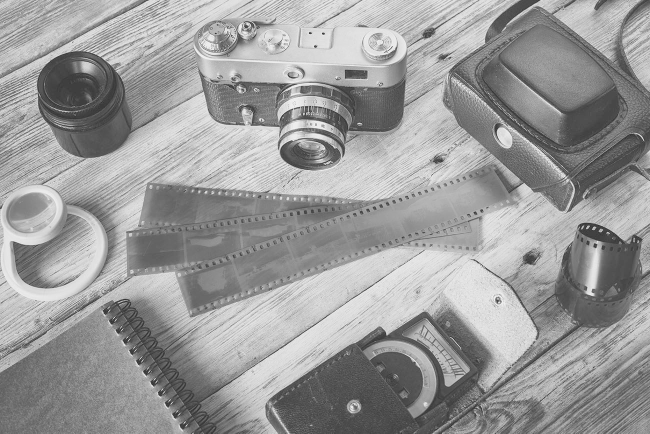
#> input picture 02- Pre Processing Techniques 02/Inputs/ImageEnhance.jpg, 1300 x 867 px, found by its file name (shown at 1/2 size); the run also reads 1 picture not shown here
$ jupyter execute --allow-errors ImageProcessing3.ipynb
#> lines starting #> are read from the running program, lines starting #| are printed output that depends on the picture; after the words box and inside, x2 and y2 are one past the last pixel; in counts of white or black regions, pixels touching at a corner belong together
[cell 1]
from google.colab import drive
drive.mount('/content/drive')

[cell 2]
import cv2
import matplotlib.pyplot as plt
import os
import numpy as np
from pathlib import Path

path = "/content/drive/MyDrive/ImageProcessing/Assignment-23"

#> (a cell that did not finish here is left out)

[cell 4]
#-------sudoku, crop margin and crop blocks whit numbers

image = cv2.imread(os.path.join(path, "Inputs/" + "sudoku.tif"))
image_gray = cv2.cvtColor(image, cv2.COLOR_BGR2GRAY)

plt.subplot(2,2,3).imshow(image_gray, cmap = 'gray')

image_gray = cv2.equalizeHist(image_gray)

thresh = cv2.adaptiveThreshold(image_gray, 255, cv2.ADAPTIVE_THRESH_GAUSSIAN_C, cv2.THRESH_BINARY_INV, 57, 5)
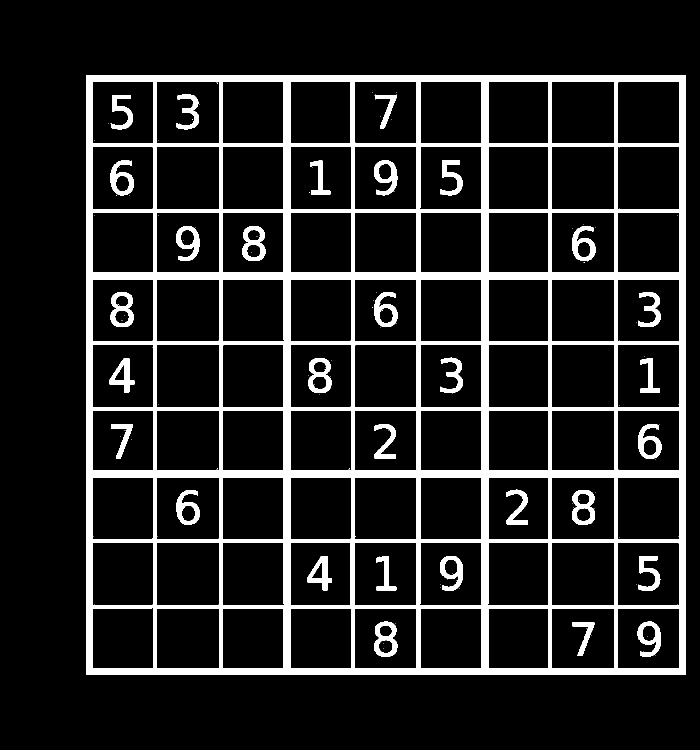
#> thresh: shape (1500, 1400) (shown at 1/2 size); 12.7% white; 131 white regions (100 under 20 px)

contours = cv2.findContours(thresh, cv2.RETR_TREE, cv2.CHAIN_APPROX_SIMPLE)
#> contours = 233 contours, 100 with area under 20; largest, box (x1, y1, x2, y2) and area: (172, 150, 1372, 1350) 1437601, (1103, 688, 1230, 815) 15874, (312, 688, 439, 815) 15873, (1103, 1084, 1230, 1211) 15872, (312, 1084, 439, 1211) 15870
contours = contours[0] if len(contours) == 2 else contours[1]

for cnt in contours:

    area = cv2.contourArea(cnt)

    if area < 5000:

        cv2.drawContours(thresh, [cnt], -1, (0,0,0), -1)
#> this loop made 233 passes
#> area on passes 2, 5, 6: 14995, 2087.5, 688
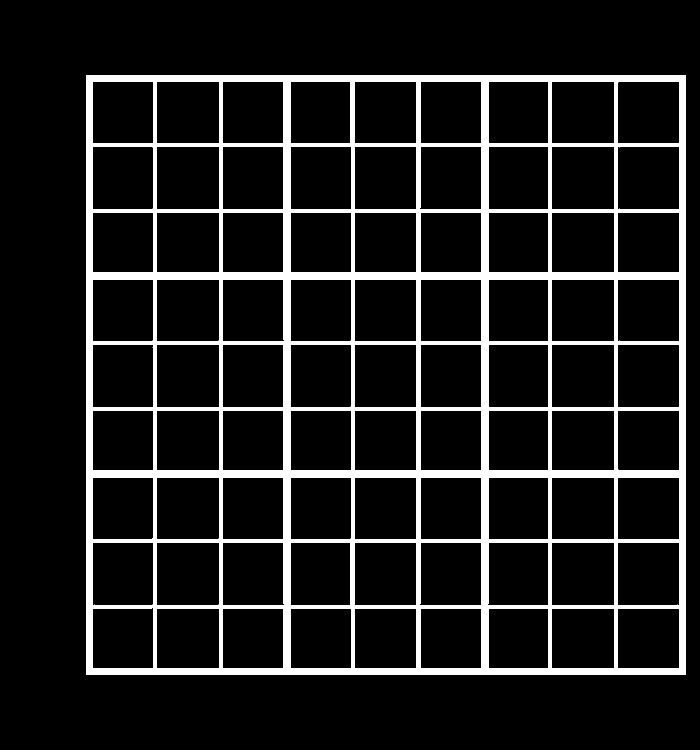
#> thresh: shape (1500, 1400) (shown at 1/2 size); 10.7% white; 1 white region, box (x1, y1, x2, y2) and area: (172, 150, 1372, 1350) 224402

copy_thresh = 255 - thresh
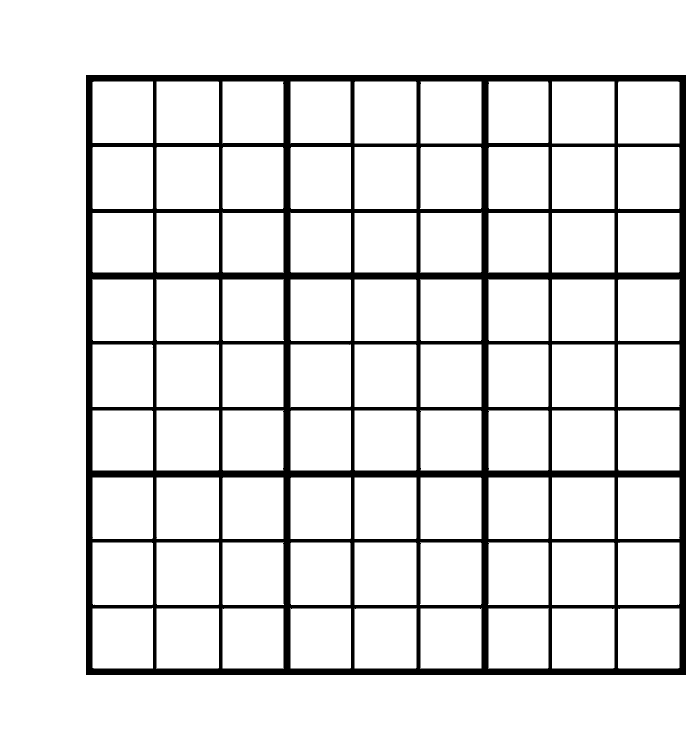
#> copy_thresh: shape (1500, 1400) (shown at 1/2 size); 89.3% white; 1 black region
numbers = cv2.subtract(copy_thresh, image_gray)
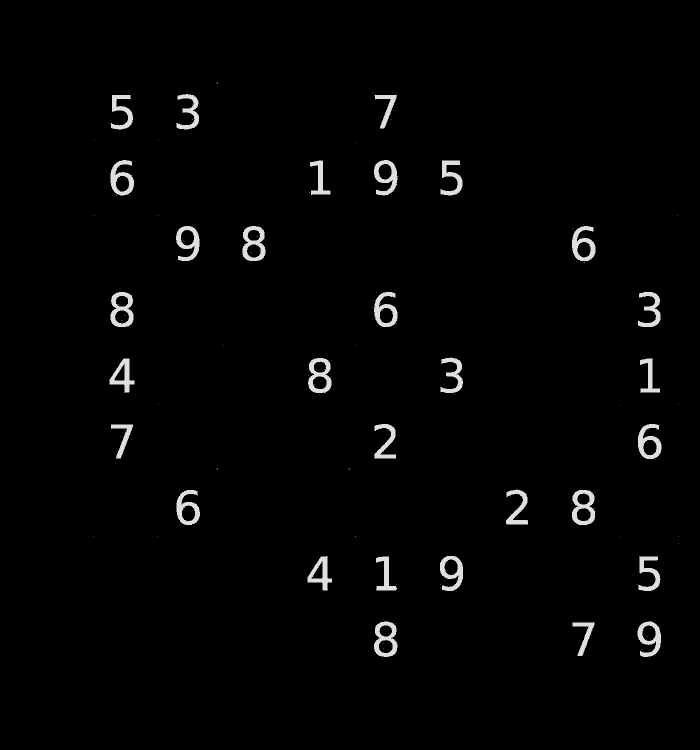
#> numbers: shape (1500, 1400) (shown at 1/2 size); min 0, max 255, mean 4.4


block_contours = cv2.findContours(thresh, cv2.RETR_TREE, cv2.CHAIN_APPROX_SIMPLE)
#> block_contours = 82 contours; largest, box (x1, y1, x2, y2) and area: (172, 150, 1372, 1350) 1437601, (1103, 688, 1230, 815) 15874, (312, 688, 439, 815) 15873, (1103, 1084, 1230, 1211) 15872, (312, 1084, 439, 1211) 15870
block_contours = block_contours[0] if len(block_contours) == 2 else block_contours[1]

blocks_whit_numbers = []

for cnt in block_contours:

    area = cv2.contourArea(cnt)
    x, y, w, h = cv2.boundingRect(cnt)

    if area > 20000:

        cropped_margin = image_gray[y : y + h, x : x + w]
        cv2.imwrite(os.path.join(path, "Result/" + "cropped_margin.jpg"), cropped_margin)
        plt.subplot(2,2,3).imshow(cropped_margin, cmap = 'gray')

    elif area < 20000:

        ROI = numbers[y : y + h, x : x + w]
        non_zeros_pixel = np.stack(np.nonzero(ROI), axis = 1)

        if len(non_zeros_pixel) > 100:

            Non_empty_block = image_gray[y : y + h, x : x + w]
            blocks_whit_numbers.append(Non_empty_block)
#> this loop made 82 passes
#> (area, x, y, w, h, non_zeros_pixel) on passes 20, 24, 28, 34, 36, 42, 44, 45: (15373, 1235, 954, 125, 125, [[118, 121], [121, 4]]), (15496.5, 708, 954, 126, 125, [[118, 3], [119, 3]]), (15122.5, 184, 954, 123, 125, [[118, 3]]), (14757, 580, 820, 123, 122, [[116, 119], [117, 119], [118, 116], [118, 119]]), (15242.5, 312, 820, 127, 122, [[116, 123], [117, 123], [118, 120], [118, 123]]), (15746.5, 708, 688, 126, 127, [[3, 3]]), (15496, 444, 688, 124, 127, [[3, 3]]), (15873, 312, 688, 127, 127, [[120, 5]])
#> (area, x, y, w, h) on passes 2 to 7: (14995, 1235, 1216, 125, 122), (15238.5, 1103, 1216, 127, 122), (14880.5, 444, 1216, 125, 122), (15244, 311, 1216, 128, 122), (14640.5, 975, 1215, 123, 123), (14882.5, 839, 1215, 125, 123)
#> pass 1, `cropped_margin = image_gray[y : y + h, x : x + w]`:
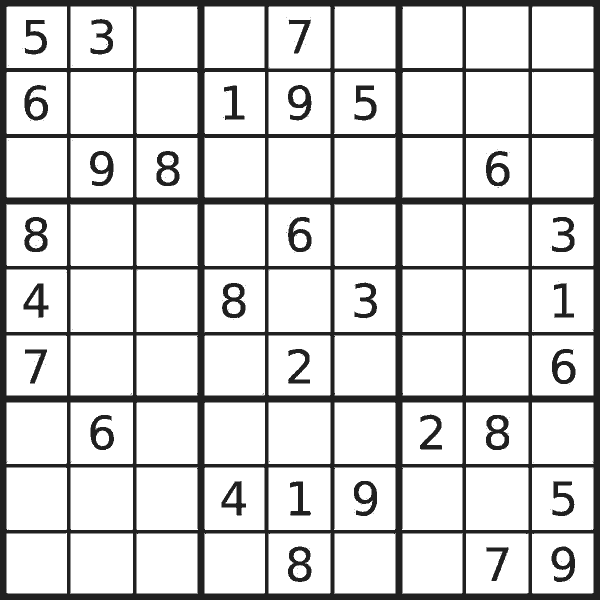
#> cropped_margin: shape (1200, 1200) (shown at 1/2 size); min 0, max 255, mean 213.8
#> pass 3, `ROI = numbers[y : y + h, x : x + w]`:
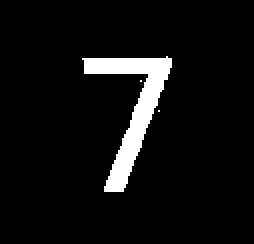
#> ROI: shape (122, 127) (shown 2 times larger); values 0 (black) and 223 (white), 6.2% white; 3 white regions (2 under 20 px), largest, box (x1, y1, x2, y2) and area: (41, 28, 86, 96) 951
#> after the loop:
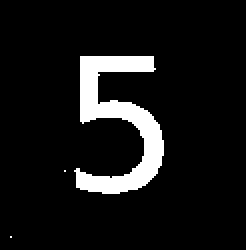
#> ROI: shape (125, 123) (shown 2 times larger); values 0 (black) and 223 (white), 8.7% white; 3 white regions (2 under 20 px), largest, box (x1, y1, x2, y2) and area: (37, 28, 82, 97) 1333
#> after the loop, blocks_whit_numbers = 30 items


h_min = min(im.shape[0] for im in blocks_whit_numbers)
#> h_min = 121
w_min = min(im.shape[1] for im in blocks_whit_numbers)
#> w_min = 122

blocks_whit_numbers = [cv2.resize(im, (w_min, h_min)) for im in blocks_whit_numbers]

result = []
for i in range(0, len(blocks_whit_numbers), 6):

    im = cv2.hconcat((blocks_whit_numbers[i: i + 6]))
    result.append(im)
#> this loop made 5 passes
#> i on passes 2 to 5: 6, 12, 18, 24
#> pass 1, `im = cv2.hconcat((blocks_whit_numbers[i: i + 6]))`:
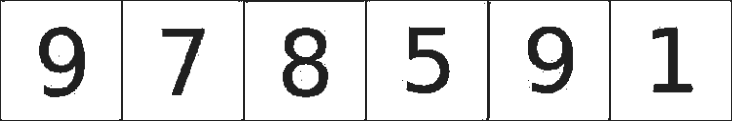
#> im: shape (121, 732); min 21, max 255, mean 227.7
#> after the loop, result = 5 items

result = cv2.vconcat((result[:]))
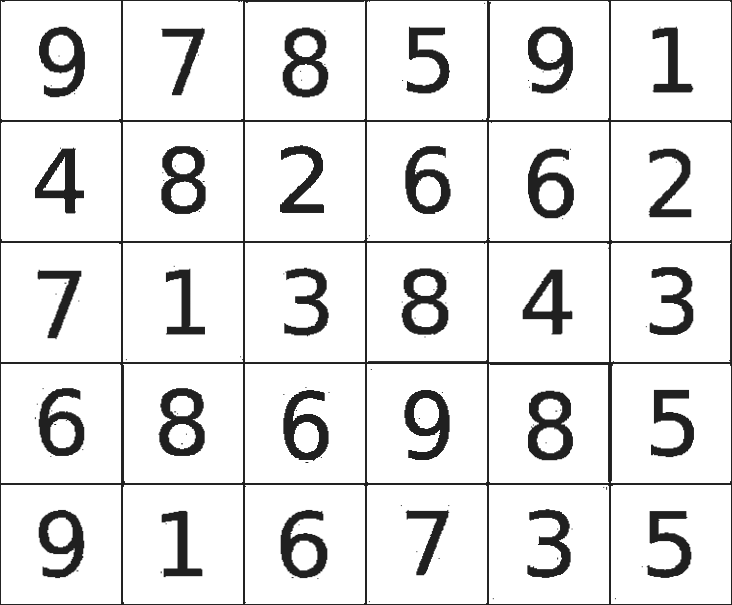
#> result: shape (605, 732); min 21, max 255, mean 227.4
cv2.imwrite(os.path.join(path, "Result/" + "block_whit_number.jpg"), result)

plt.subplot(2,2,4).imshow(result, cmap = 'gray')

[cell 5]
#-----------Contrast Enhancement

from PIL import Image
from PIL import Image, ImageEnhance

"""
factor = 1 given original image
factor > 1 increase contrast
factor < 1 decrease constrast

"""

image = Image.open(os.path.join(path, "Inputs/" + "ImageEnhance.jpg"))
#> image is the input picture: PIL image 1300x867 RGB; min 0, max 250, mean 154.7
plt.subplot(1,2,1).imshow(image, cmap = "gray")

enhancer = ImageEnhance.Contrast(image)

factor = 2
im_output = enhancer.enhance(factor)
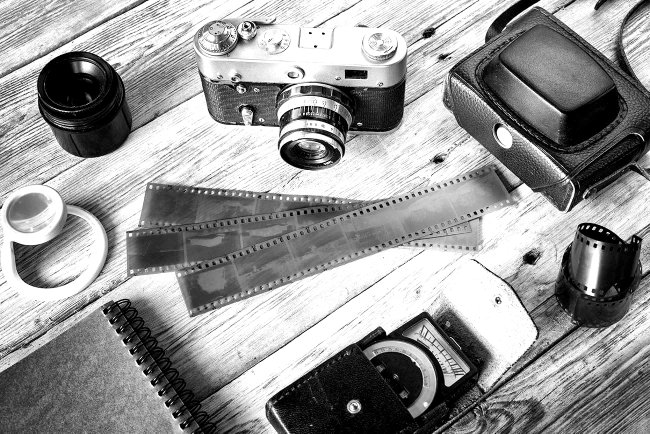
#> im_output: PIL image 1300x867 RGB (shown at 1/2 size); min 0, max 255, mean 150.6

plt.subplot(1,2,2).imshow(im_output, cmap = "gray")

im_output.save(os.path.join(path, "Result/" + "Contrast_adjustment.jpg"))
